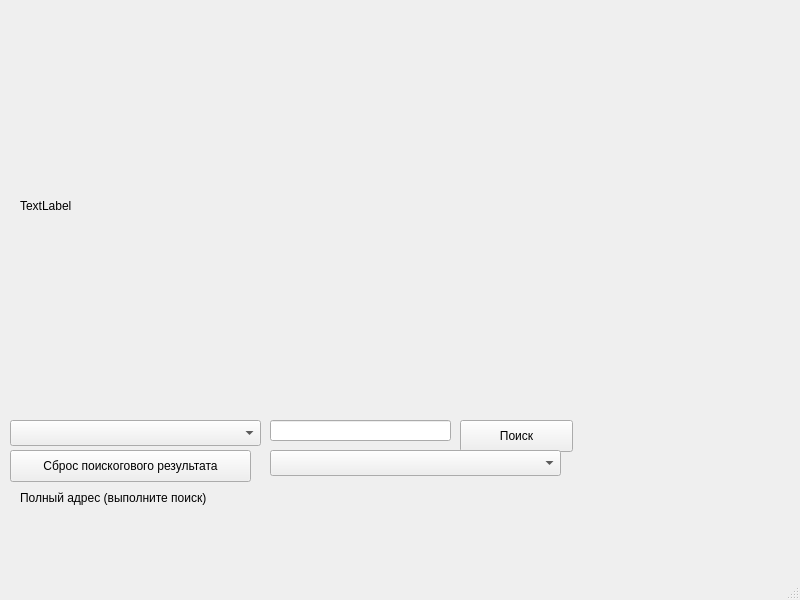
<?xml version="1.0" encoding="UTF-8"?>
<ui version="4.0">
 <class>MainWindow</class>
 <widget class="QMainWindow" name="MainWindow">
  <property name="geometry">
   <rect>
    <x>0</x>
    <y>0</y>
    <width>800</width>
    <height>600</height>
   </rect>
  </property>
  <property name="windowTitle">
   <string>MainWindow</string>
  </property>
  <widget class="QWidget" name="centralwidget">
   <widget class="QLabel" name="image_label">
    <property name="geometry">
     <rect>
      <x>20</x>
      <y>10</y>
      <width>741</width>
      <height>391</height>
     </rect>
    </property>
    <property name="text">
     <string>TextLabel</string>
    </property>
   </widget>
   <widget class="QComboBox" name="type_box">
    <property name="geometry">
     <rect>
      <x>10</x>
      <y>420</y>
      <width>251</width>
      <height>26</height>
     </rect>
    </property>
   </widget>
   <widget class="QLineEdit" name="search_input">
    <property name="geometry">
     <rect>
      <x>270</x>
      <y>420</y>
      <width>181</width>
      <height>21</height>
     </rect>
    </property>
   </widget>
   <widget class="QPushButton" name="search_button">
    <property name="geometry">
     <rect>
      <x>460</x>
      <y>420</y>
      <width>113</width>
      <height>32</height>
     </rect>
    </property>
    <property name="text">
     <string>Поиск</string>
    </property>
   </widget>
   <widget class="QPushButton" name="remove_button">
    <property name="geometry">
     <rect>
      <x>10</x>
      <y>450</y>
      <width>241</width>
      <height>32</height>
     </rect>
    </property>
    <property name="text">
     <string>Сброс поискогового результата</string>
    </property>
   </widget>
   <widget class="QLabel" name="address_label">
    <property name="geometry">
     <rect>
      <x>20</x>
      <y>490</y>
      <width>701</width>
      <height>16</height>
     </rect>
    </property>
    <property name="text">
     <string>Полный адрес (выполните поиск)</string>
    </property>
   </widget>
   <widget class="QComboBox" name="postal_box">
    <property name="geometry">
     <rect>
      <x>270</x>
      <y>450</y>
      <width>291</width>
      <height>26</height>
     </rect>
    </property>
   </widget>
  </widget>
  <widget class="QMenuBar" name="menubar">
   <property name="geometry">
    <rect>
     <x>0</x>
     <y>0</y>
     <width>800</width>
     <height>24</height>
    </rect>
   </property>
  </widget>
  <widget class="QStatusBar" name="statusbar"/>
 </widget>
 <resources/>
 <connections/>
</ui>
